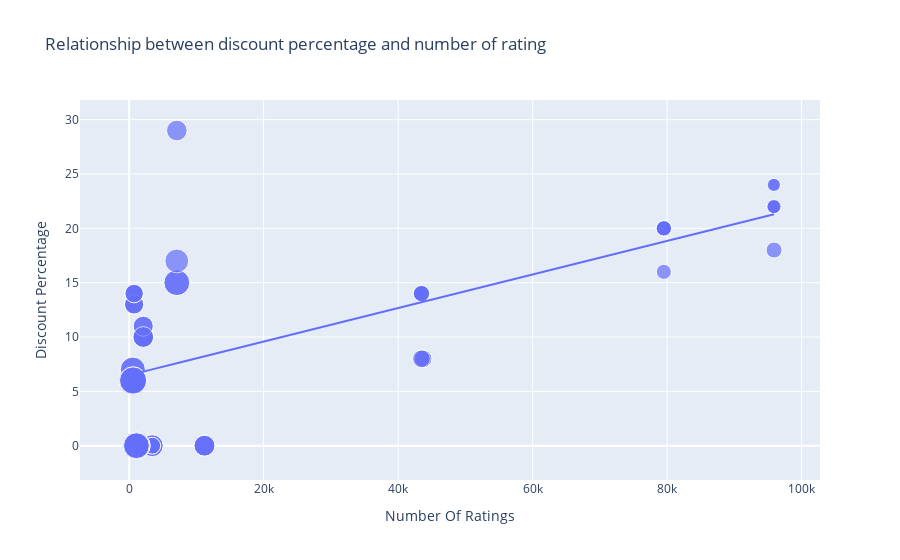

The code cell stored with this chart in its notebook:
### Code cell
figure=px.scatter(data_frame=df,x="Number Of Ratings", y="Discount Percentage", size="Sale Price", trendline="ols", title="Relationship between discount percentage and number of rating")
figure.show()

### Figure 1 — Plotly figure (JSON) as saved in the notebook; plotly's stock layout.template omitted (floating-point values rounded to 4 significant figures)
{"data": [{"hovertemplate": "Number Of Ratings=%{x}<br>Discount Percentage=%{y}<br>Sale Price=%{marker.size}<extra></extra>", "legendgroup": "", "marker": {"color": "#636efa", "size": [49900, 84900, 84900, 77000, 77000, 49900, 49900, 77000, 89900, 41999, 39999, 41999, 41999, 41999, 131900, 117100, 131900, 117100, 74999, 117900, 117100, 117900, 99900, 44999, 140900, 130900, 64900, 120900, 59900, 75900, 110900, 130900, 120900, 64900, 64900, 75900, 75900, 120900, 59900, 120900, 75900, 140900, 70900, 70900, 75900, 59900, 110900, 120900, 130900, 130900, 54999, 54999, 29999, 34999, 34999, 34999, 54999, 29999, 46999, 46999, 46999, 46999], "sizemode": "area", "sizeref": 352.2, "symbol": "circle"}, "mode": "markers", "name": "", "orientation": "v", "showlegend": false, "type": "scatter", "x": [3431, 3431, 3431, 11202, 11202, 3431, 3431, 11202, 1454, 79512, 79512, 79582, 79512, 79512, 1078, 1078, 1078, 1078, 7088, 7088, 1078, 7088, 7081, 95909, 542, 580, 740, 545, 740, 2101, 545, 580, 580, 730, 730, 2101, 2101, 580, 740, 580, 2092, 545, 2101, 2092, 2101, 740, 545, 580, 580, 580, 43707, 43707, 95807, 95909, 95807, 95909, 43470, 95909, 43470, 43470, 43470, 43470], "xaxis": "x", "y": [0, 0, 0, 0, 0, 0, 0, 0, 0, 20, 16, 20, 20, 20, 0, 0, 0, 0, 29, 15, 0, 15, 17, 18, 6, 6, 13, 6, 14, 10, 7, 6, 6, 13, 13, 10, 10, 6, 14, 6, 10, 6, 11, 11, 10, 14, 7, 6, 6, 6, 8, 8, 24, 22, 22, 22, 8, 24, 14, 14, 14, 14], "yaxis": "y"}, {"hovertemplate": "<b>OLS trendline</b><br>Discount Percentage = 0.000154292 * Number Of Ratings + 6.49233<br>R<sup>2</sup>=0.468988<br><br>Number Of Ratings=%{x}<br>Discount Percentage=%{y} <b>(trend)</b><extra></extra>", "legendgroup": "", "marker": {"color": "#636efa", "symbol": "circle"}, "mode": "lines", "name": "", "showlegend": false, "type": "scatter", "x": [542, 545, 545, 545, 545, 580, 580, 580, 580, 580, 580, 580, 580, 730, 730, 740, 740, 740, 740, 1078, 1078, 1078, 1078, 1078, 1454, 2092, 2092, 2101, 2101, 2101, 2101, 2101, 3431, 3431, 3431, 3431, 3431, 7081, 7088, 7088, 7088, 11202, 11202, 11202, 43470, 43470, 43470, 43470, 43470, 43707, 43707, 79512, 79512, 79512, 79512, 79582, 95807, 95807, 95909, 95909, 95909, 95909], "xaxis": "x", "y": [6.576, 6.576, 6.576, 6.576, 6.576, 6.582, 6.582, 6.582, 6.582, 6.582, 6.582, 6.582, 6.582, 6.605, 6.605, 6.607, 6.607, 6.607, 6.607, 6.659, 6.659, 6.659, 6.659, 6.659, 6.717, 6.815, 6.815, 6.816, 6.816, 6.816, 6.816, 6.816, 7.022, 7.022, 7.022, 7.022, 7.022, 7.585, 7.586, 7.586, 7.586, 8.221, 8.221, 8.221, 13.2, 13.2, 13.2, 13.2, 13.2, 13.24, 13.24, 18.76, 18.76, 18.76, 18.76, 18.77, 21.27, 21.27, 21.29, 21.29, 21.29, 21.29], "yaxis": "y"}], "layout": {"legend": {"itemsizing": "constant", "tracegroupgap": 0}, "title": {"text": "Relationship between discount percentage and number of rating"}, "xaxis": {"anchor": "y", "domain": [0, 1], "title": {"text": "Number Of Ratings"}}, "yaxis": {"anchor": "x", "domain": [0, 1], "title": {"text": "Discount Percentage"}}}}
